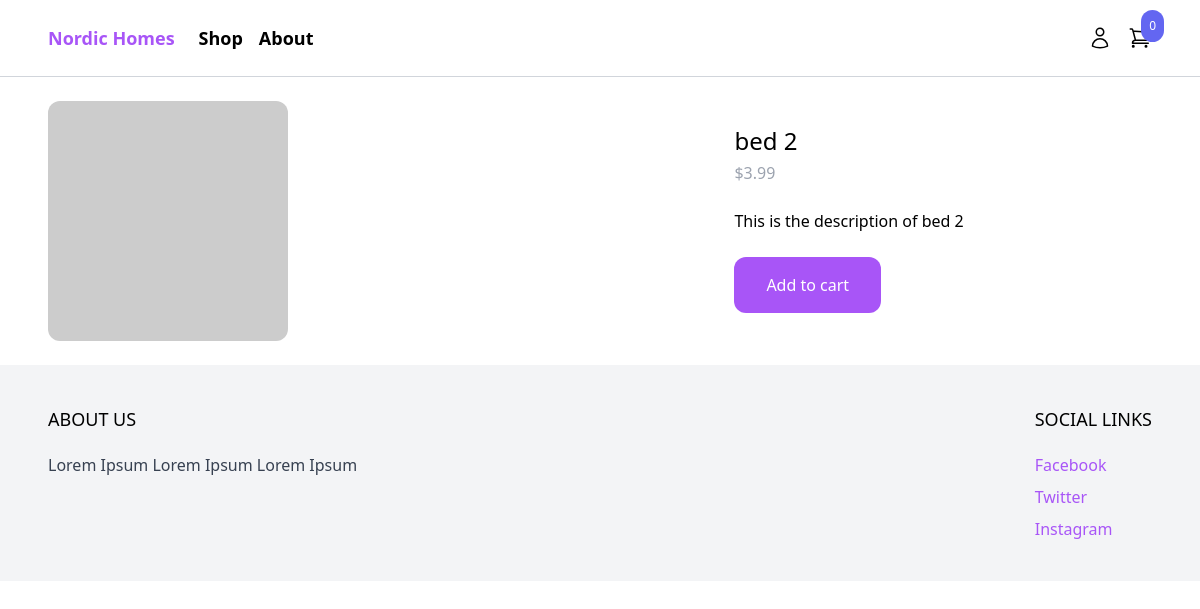
The app's page /product/bed-2/ with its own data.
### product/models.py (models this page shows, shortened)
class Product(models.Model):
    category = models.ForeignKey(Category, related_name='products', on_delete=models.CASCADE)
    name = models.CharField(max_length=255)
    slug = models.SlugField()
    description = models.TextField(blank=True, null=True)
    price = models.IntegerField()
    created_at = models.DateTimeField(auto_now_add=True)
    image = models.ImageField(upload_to='uploads/', blank=True, null=True)
    thumbnail = models.ImageField(upload_to='uploads/', blank=True, null=True)
    class Meta:
        ordering = ('-created_at',)
    def get_display_price(self):
        return self.price / 100

### product/views.py (the view)
# urls.py: path('product/<slug:slug>/', product, name='product'),
def product(request, slug):
    product = get_object_or_404(Product, slug=slug)
    return render(request, 'product/product.html', {'product': product})

### cart/cart.py (called while the page is built)
    def __len__(self):
        return sum(item['quantity'] for item in self.cart.values())

### cart/context_processors.py (called while the page is built)
def cart(request):
    return {'cart': Cart(request)}

### product/templates/product/product.html (shortened to what this page needs)
{% extends 'core/base.html' %}
{% block content %}
<div class="max-w-6xl mx-auto flex flex-wrap py-6 px-6 xl:px-0">
    <div class="images w-full mb-6 lg:mb-0 lg:w-3/5">
        <img
            class="rounded-xl"
            src="{% if product.image %}{{ product.image.url }}{% else %}https://via.placeholder.com/240x240.jpg{% endif %}"
            alt=""
        >
    </div>
    <div class="information w-full lg:w-2/5 lg:p-6">
        <h1 class="text-2xl">{{ product.name }}</h1>
        <p class="mt-1 text-gray-400">${{product.get_display_price}}</p>
        {% if product.description %}
            <p class="mt-6 text--gray-700">{{product.description}}</p>
        {% endif %}
        <a
            href="#"
            class="mt-6 inline-block  px-8 py-4 rounded-xl bg-purple-500 text-white hover:bg-purple-500"
            hx-get="{% url 'add_to_cart' product.id %}"
            hx-target="#menu-cart-button"
            hx-swap="outerHTML"
        >
            Add to cart
        </a>
    </div>
</div>
{% endblock %}

### records on screen
Product: name "bed 2", get_display_price "3.99", description "This is the description of bed 2"

### other values on screen
{{ cart|length }} "0"
